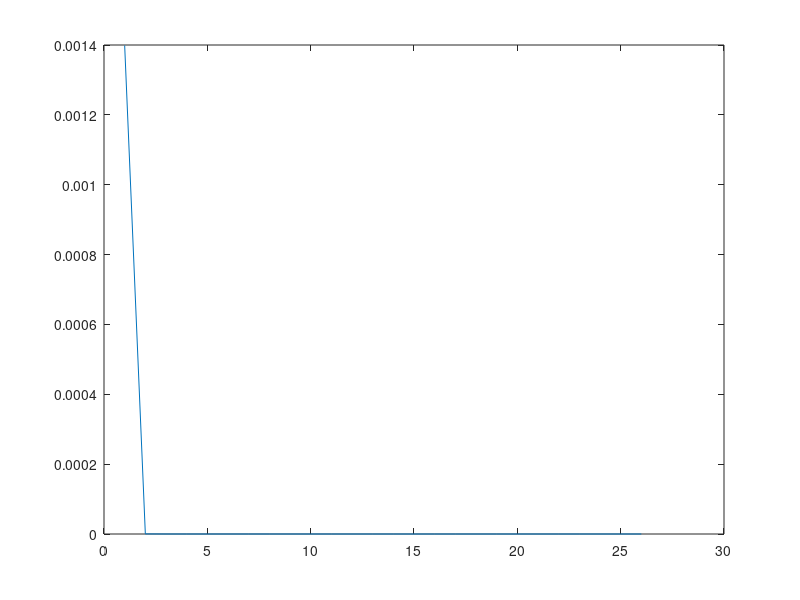

This chart was generated by the following MATLAB code:
clc
clear all
close all

%% Initialization

s = tf('s');
dampz=1;
switch dampz
    case 1  %for underdamped
        cp=0.4;
    case 2  %for critically damped
        cp=2.0112
    case 3  %for overdamped
        cp=3
end
% cp =0.4;                   %damping coefficient
kp = 6.32;                  %spring constant
mp = 0.16;                  %mass
cc = 2*sqrt(mp*kp);         %critical damping coefficient
zeta = cp/cc;               %damping ratio
omega = sqrt(kp/mp);        %natural frequency
omega_d = (1-zeta^2)*omega; %damped natural frequency
% Transfer function
G1 = (omega^2+(2*zeta*omega*s))/(s^2+omega^2+(2*zeta*omega*s));
% G2 = tf([cp kp],[mp cp kp])

fr=0:0.001:10e2;
[mag,phase,wout]=bode(G1,fr);
omega_max=wout(find(mag==max(mag))); %find resonant frequency


%% Task 1d
% f=0.5;
% dt=0.1;
% Tfinal=10;
% t = 0:dt:Tfinal
% u=0.05*sin(2*pi*f*t);
% figure (3)
% lsim(G2,u,t);        %sine input
% 
% figure (4)
% impulse(0.05*G2,1);  %Impulse input

%% PSD
w=0:25;
G3=freqresp(G1,w)
s=(4.028*10^(-7))./(2.88*10^(-4)+0.68*w.^2+w.^4)
G4=abs(G3(:))';
PSD=s.*(G4.^2);
plot(PSD)
%% Plots
% 
% figure(1);
% bode(G,fr)
% hold on
% figure(2);
% step(G)
% xlim([0 5])
% hold on